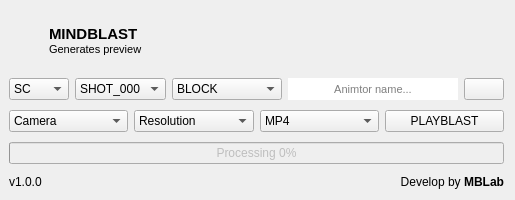
<?xml version="1.0" encoding="UTF-8"?>
<ui version="4.0">
 <class>Blast</class>
 <widget class="QWidget" name="Blast">
  <property name="geometry">
   <rect>
    <x>0</x>
    <y>0</y>
    <width>515</width>
    <height>200</height>
   </rect>
  </property>
  <property name="sizePolicy">
   <sizepolicy hsizetype="Fixed" vsizetype="Fixed">
    <horstretch>0</horstretch>
    <verstretch>0</verstretch>
   </sizepolicy>
  </property>
  <property name="minimumSize">
   <size>
    <width>515</width>
    <height>200</height>
   </size>
  </property>
  <property name="maximumSize">
   <size>
    <width>515</width>
    <height>200</height>
   </size>
  </property>
  <property name="windowTitle">
   <string>Export Manager</string>
  </property>
  <property name="windowIcon">
   <iconset resource="resource.qrc">
    <normaloff>:/icons/shot.ico</normaloff>:/icons/shot.ico</iconset>
  </property>
  <layout class="QVBoxLayout" name="Manager_layout">
   <property name="leftMargin">
    <number>9</number>
   </property>
   <item>
    <widget class="QWidget" name="main_widget" native="true">
     <layout class="QVBoxLayout" name="main_layout">
      <property name="spacing">
       <number>10</number>
      </property>
      <property name="leftMargin">
       <number>0</number>
      </property>
      <property name="topMargin">
       <number>0</number>
      </property>
      <property name="rightMargin">
       <number>0</number>
      </property>
      <property name="bottomMargin">
       <number>0</number>
      </property>
      <item>
       <widget class="QWidget" name="header_widget" native="true">
        <layout class="QHBoxLayout" name="header_layout">
         <property name="spacing">
          <number>5</number>
         </property>
         <property name="leftMargin">
          <number>0</number>
         </property>
         <property name="topMargin">
          <number>0</number>
         </property>
         <property name="rightMargin">
          <number>0</number>
         </property>
         <property name="bottomMargin">
          <number>0</number>
         </property>
         <item>
          <widget class="QLabel" name="label">
           <property name="sizePolicy">
            <sizepolicy hsizetype="Fixed" vsizetype="Fixed">
             <horstretch>0</horstretch>
             <verstretch>0</verstretch>
            </sizepolicy>
           </property>
           <property name="minimumSize">
            <size>
             <width>35</width>
             <height>35</height>
            </size>
           </property>
           <property name="maximumSize">
            <size>
             <width>35</width>
             <height>35</height>
            </size>
           </property>
           <property name="text">
            <string/>
           </property>
           <property name="pixmap">
            <pixmap resource="resource.qrc">:/icons/shot.ico</pixmap>
           </property>
           <property name="scaledContents">
            <bool>true</bool>
           </property>
          </widget>
         </item>
         <item>
          <widget class="QLabel" name="title">
           <property name="sizePolicy">
            <sizepolicy hsizetype="Expanding" vsizetype="Fixed">
             <horstretch>0</horstretch>
             <verstretch>0</verstretch>
            </sizepolicy>
           </property>
           <property name="minimumSize">
            <size>
             <width>0</width>
             <height>0</height>
            </size>
           </property>
           <property name="maximumSize">
            <size>
             <width>16777215</width>
             <height>16777215</height>
            </size>
           </property>
           <property name="font">
            <font>
             <pointsize>13</pointsize>
             <weight>75</weight>
             <bold>true</bold>
            </font>
           </property>
           <property name="text">
            <string>&lt;html&gt;&lt;head/&gt;&lt;body&gt;&lt;p&gt;&lt;span style=&quot; font-size:11pt;&quot;&gt;MINDBLAST&lt;/span&gt;&lt;br/&gt;&lt;span style=&quot; font-size:8pt; font-weight:400;&quot;&gt;Generates preview&lt;/span&gt;&lt;/p&gt;&lt;/body&gt;&lt;/html&gt;</string>
           </property>
           <property name="wordWrap">
            <bool>true</bool>
           </property>
          </widget>
         </item>
        </layout>
       </widget>
      </item>
      <item>
       <widget class="QWidget" name="settings_widget" native="true">
        <property name="sizePolicy">
         <sizepolicy hsizetype="Expanding" vsizetype="Fixed">
          <horstretch>0</horstretch>
          <verstretch>0</verstretch>
         </sizepolicy>
        </property>
        <layout class="QHBoxLayout" name="fields_layout">
         <property name="leftMargin">
          <number>0</number>
         </property>
         <property name="topMargin">
          <number>0</number>
         </property>
         <property name="rightMargin">
          <number>0</number>
         </property>
         <property name="bottomMargin">
          <number>0</number>
         </property>
         <item>
          <widget class="QComboBox" name="sequence">
           <property name="sizePolicy">
            <sizepolicy hsizetype="Fixed" vsizetype="Preferred">
             <horstretch>0</horstretch>
             <verstretch>0</verstretch>
            </sizepolicy>
           </property>
           <property name="minimumSize">
            <size>
             <width>60</width>
             <height>0</height>
            </size>
           </property>
           <property name="cursor">
            <cursorShape>PointingHandCursor</cursorShape>
           </property>
           <item>
            <property name="text">
             <string>SC</string>
            </property>
           </item>
          </widget>
         </item>
         <item>
          <widget class="QComboBox" name="shot">
           <property name="sizePolicy">
            <sizepolicy hsizetype="Fixed" vsizetype="Preferred">
             <horstretch>0</horstretch>
             <verstretch>0</verstretch>
            </sizepolicy>
           </property>
           <property name="minimumSize">
            <size>
             <width>80</width>
             <height>0</height>
            </size>
           </property>
           <property name="cursor">
            <cursorShape>PointingHandCursor</cursorShape>
           </property>
           <item>
            <property name="text">
             <string>SHOT_000</string>
            </property>
           </item>
          </widget>
         </item>
         <item>
          <widget class="QComboBox" name="step">
           <property name="sizePolicy">
            <sizepolicy hsizetype="Fixed" vsizetype="Preferred">
             <horstretch>0</horstretch>
             <verstretch>0</verstretch>
            </sizepolicy>
           </property>
           <property name="minimumSize">
            <size>
             <width>110</width>
             <height>0</height>
            </size>
           </property>
           <property name="cursor">
            <cursorShape>PointingHandCursor</cursorShape>
           </property>
           <item>
            <property name="text">
             <string>BLOCK</string>
            </property>
           </item>
          </widget>
         </item>
         <item>
          <widget class="QLineEdit" name="animator">
           <property name="sizePolicy">
            <sizepolicy hsizetype="Expanding" vsizetype="Expanding">
             <horstretch>0</horstretch>
             <verstretch>0</verstretch>
            </sizepolicy>
           </property>
           <property name="font">
            <font>
             <pointsize>8</pointsize>
            </font>
           </property>
           <property name="frame">
            <bool>false</bool>
           </property>
           <property name="echoMode">
            <enum>QLineEdit::Normal</enum>
           </property>
           <property name="alignment">
            <set>Qt::AlignCenter</set>
           </property>
           <property name="placeholderText">
            <string>Animtor name...</string>
           </property>
          </widget>
         </item>
         <item>
          <widget class="QPushButton" name="play_pause">
           <property name="sizePolicy">
            <sizepolicy hsizetype="Minimum" vsizetype="Expanding">
             <horstretch>0</horstretch>
             <verstretch>0</verstretch>
            </sizepolicy>
           </property>
           <property name="cursor">
            <cursorShape>PointingHandCursor</cursorShape>
           </property>
           <property name="toolTip">
            <string>&lt;html&gt;&lt;head/&gt;&lt;body&gt;&lt;p&gt;&lt;span style=&quot; font-size:8pt; font-weight:600;&quot;&gt;Play:&lt;/span&gt;&lt;span style=&quot; font-size:8pt;&quot;&gt;&lt;br/&gt;Play, pause timeslider.&lt;/span&gt;&lt;/p&gt;&lt;/body&gt;&lt;/html&gt;</string>
           </property>
           <property name="text">
            <string/>
           </property>
           <property name="icon">
            <iconset resource="resource.qrc">
             <normaloff>:/icons/play.ico</normaloff>:/icons/play.ico</iconset>
           </property>
           <property name="iconSize">
            <size>
             <width>20</width>
             <height>20</height>
            </size>
           </property>
           <property name="checkable">
            <bool>true</bool>
           </property>
          </widget>
         </item>
        </layout>
       </widget>
      </item>
      <item>
       <widget class="QWidget" name="setting_" native="true">
        <property name="sizePolicy">
         <sizepolicy hsizetype="Preferred" vsizetype="Fixed">
          <horstretch>0</horstretch>
          <verstretch>0</verstretch>
         </sizepolicy>
        </property>
        <layout class="QHBoxLayout" name="fields_controls_layout">
         <property name="leftMargin">
          <number>0</number>
         </property>
         <property name="topMargin">
          <number>0</number>
         </property>
         <property name="rightMargin">
          <number>0</number>
         </property>
         <property name="bottomMargin">
          <number>0</number>
         </property>
         <item>
          <widget class="QComboBox" name="cameras">
           <property name="sizePolicy">
            <sizepolicy hsizetype="Preferred" vsizetype="Preferred">
             <horstretch>0</horstretch>
             <verstretch>0</verstretch>
            </sizepolicy>
           </property>
           <property name="cursor">
            <cursorShape>PointingHandCursor</cursorShape>
           </property>
           <item>
            <property name="text">
             <string>Camera</string>
            </property>
           </item>
          </widget>
         </item>
         <item>
          <widget class="QComboBox" name="resolution">
           <property name="sizePolicy">
            <sizepolicy hsizetype="Preferred" vsizetype="Preferred">
             <horstretch>0</horstretch>
             <verstretch>0</verstretch>
            </sizepolicy>
           </property>
           <property name="cursor">
            <cursorShape>PointingHandCursor</cursorShape>
           </property>
           <item>
            <property name="text">
             <string>Resolution</string>
            </property>
           </item>
          </widget>
         </item>
         <item>
          <widget class="QComboBox" name="format">
           <property name="sizePolicy">
            <sizepolicy hsizetype="Preferred" vsizetype="Preferred">
             <horstretch>0</horstretch>
             <verstretch>0</verstretch>
            </sizepolicy>
           </property>
           <item>
            <property name="text">
             <string>MP4</string>
            </property>
           </item>
           <item>
            <property name="text">
             <string>MOV</string>
            </property>
           </item>
          </widget>
         </item>
         <item>
          <widget class="QPushButton" name="export_blast">
           <property name="sizePolicy">
            <sizepolicy hsizetype="Minimum" vsizetype="Preferred">
             <horstretch>0</horstretch>
             <verstretch>0</verstretch>
            </sizepolicy>
           </property>
           <property name="cursor">
            <cursorShape>PointingHandCursor</cursorShape>
           </property>
           <property name="text">
            <string>PLAYBLAST</string>
           </property>
          </widget>
         </item>
        </layout>
       </widget>
      </item>
      <item>
       <widget class="QProgressBar" name="progress_bar">
        <property name="enabled">
         <bool>false</bool>
        </property>
        <property name="sizePolicy">
         <sizepolicy hsizetype="Expanding" vsizetype="Fixed">
          <horstretch>0</horstretch>
          <verstretch>0</verstretch>
         </sizepolicy>
        </property>
        <property name="minimumSize">
         <size>
          <width>0</width>
          <height>0</height>
         </size>
        </property>
        <property name="maximumSize">
         <size>
          <width>16777215</width>
          <height>16777215</height>
         </size>
        </property>
        <property name="value">
         <number>0</number>
        </property>
        <property name="alignment">
         <set>Qt::AlignCenter</set>
        </property>
        <property name="textVisible">
         <bool>true</bool>
        </property>
        <property name="format">
         <string>Processing %p%</string>
        </property>
       </widget>
      </item>
     </layout>
    </widget>
   </item>
   <item>
    <widget class="QWidget" name="footer_widget" native="true">
     <property name="sizePolicy">
      <sizepolicy hsizetype="Preferred" vsizetype="Fixed">
       <horstretch>0</horstretch>
       <verstretch>0</verstretch>
      </sizepolicy>
     </property>
     <layout class="QHBoxLayout" name="footer_layout">
      <property name="spacing">
       <number>7</number>
      </property>
      <property name="leftMargin">
       <number>0</number>
      </property>
      <property name="topMargin">
       <number>5</number>
      </property>
      <property name="rightMargin">
       <number>0</number>
      </property>
      <property name="bottomMargin">
       <number>0</number>
      </property>
      <item>
       <widget class="QLabel" name="version">
        <property name="sizePolicy">
         <sizepolicy hsizetype="Preferred" vsizetype="Fixed">
          <horstretch>0</horstretch>
          <verstretch>0</verstretch>
         </sizepolicy>
        </property>
        <property name="styleSheet">
         <string notr="true"/>
        </property>
        <property name="text">
         <string>v1.0.0</string>
        </property>
        <property name="alignment">
         <set>Qt::AlignLeading|Qt::AlignLeft|Qt::AlignVCenter</set>
        </property>
       </widget>
      </item>
      <item>
       <widget class="QLabel" name="develop_by">
        <property name="sizePolicy">
         <sizepolicy hsizetype="Fixed" vsizetype="Fixed">
          <horstretch>0</horstretch>
          <verstretch>0</verstretch>
         </sizepolicy>
        </property>
        <property name="minimumSize">
         <size>
          <width>3</width>
          <height>0</height>
         </size>
        </property>
        <property name="styleSheet">
         <string notr="true"/>
        </property>
        <property name="text">
         <string>&lt;html&gt;&lt;head/&gt;&lt;body&gt;&lt;p&gt;Develop by &lt;span style=&quot; font-size:9pt; font-weight:600;&quot;&gt;MBLab&lt;/span&gt;&lt;/p&gt;&lt;/body&gt;&lt;/html&gt;</string>
        </property>
        <property name="alignment">
         <set>Qt::AlignRight|Qt::AlignTrailing|Qt::AlignVCenter</set>
        </property>
       </widget>
      </item>
     </layout>
    </widget>
   </item>
  </layout>
 </widget>
 <resources>
  <include location="resource.qrc"/>
 </resources>
 <connections/>
</ui>
